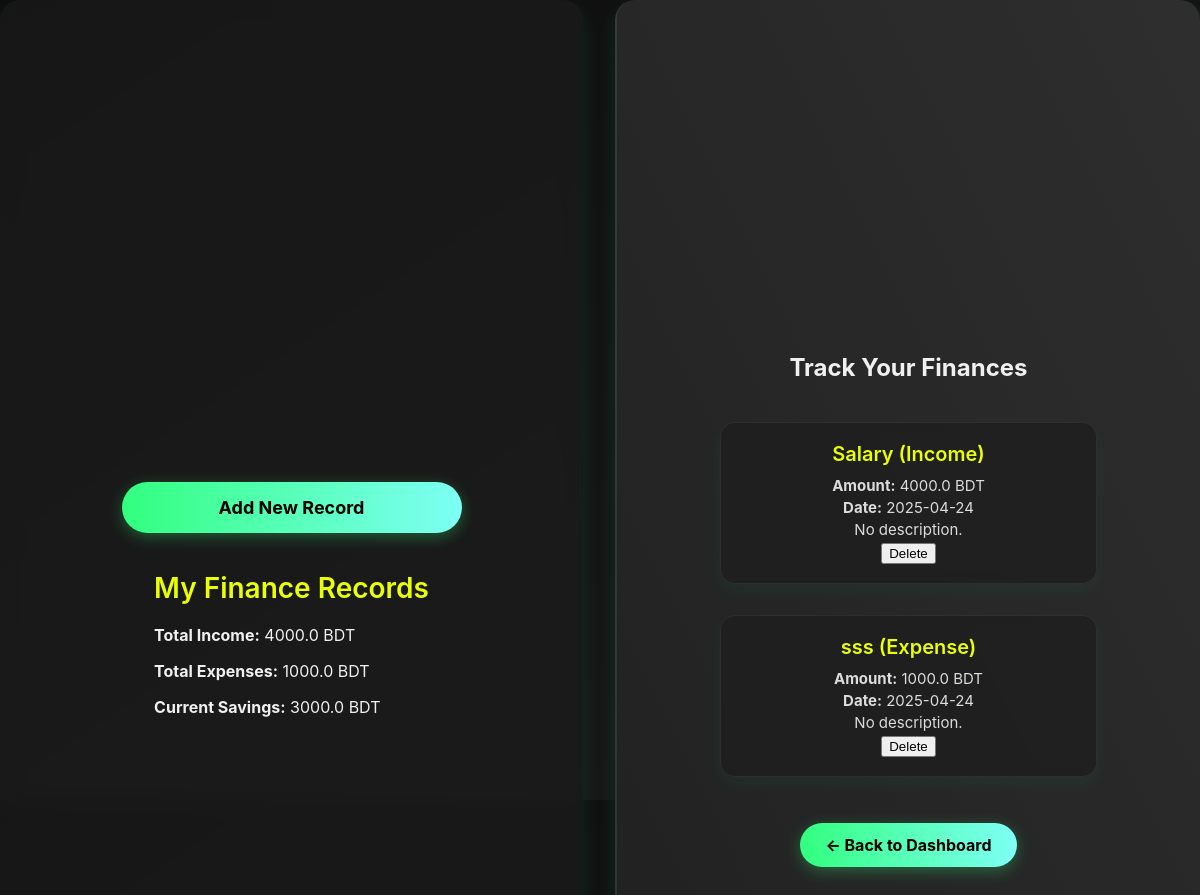
The app's page /finance/view (signed in), older data.
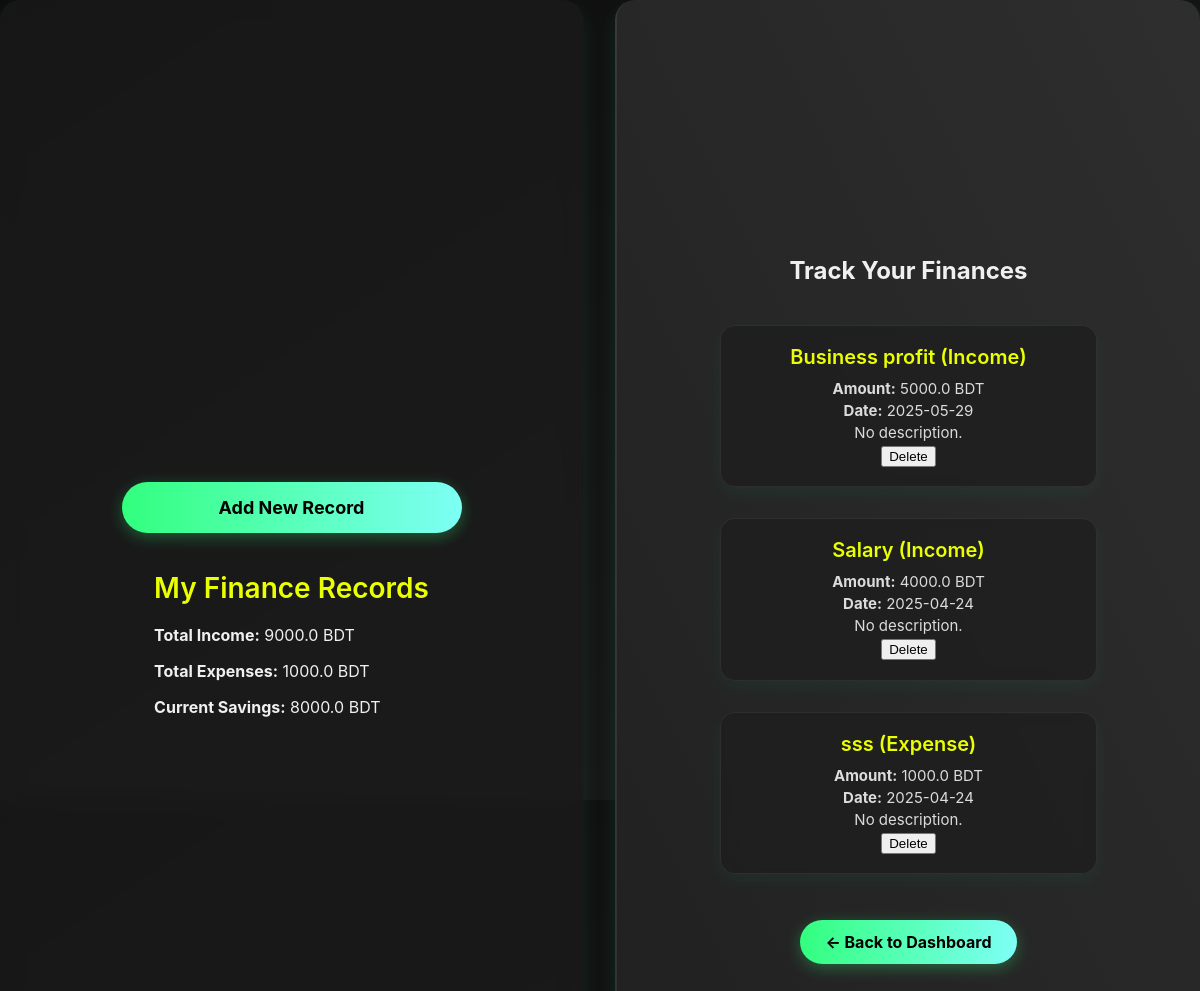
The same page, newer data.
### models/finance.py (models this page shows)
class FinanceRecord(db.Model):
    __tablename__ = 'finance'
    id = db.Column(db.Integer, primary_key=True)
    type = db.Column(db.String(10), nullable=False)  # 'income' or 'expense'
    category = db.Column(db.String(50), nullable=False)
    amount = db.Column(db.Float, nullable=False)
    date = db.Column(db.Date, default=date.today)
    description = db.Column(db.Text)
    user_id = db.Column(db.Integer, db.ForeignKey('user.id'), nullable=False)

### routes/finance.py (the view)
@finance_bp.route('/view')
@login_required
def view_finances():
    records = FinanceRecord.query.filter_by(user_id=current_user.id).order_by(FinanceRecord.date.desc()).all()
    total_income = sum(r.amount for r in records if r.type == 'income')
    total_expense = sum(r.amount for r in records if r.type == 'expense')
    savings = total_income - total_expense
    return render_template('finance/view_records.html', records=records,
                           total_income=total_income,
                           total_expense=total_expense,
                           savings=savings)

### app.py (called while the page is built)
@login_manager.user_loader
def load_user(user_id):
    return User.query.get(int(user_id))

### templates/finance/view_records.html (shortened to what this page needs)
<!DOCTYPE html>
<html lang="en">
<head>
    <link rel="stylesheet" href="{{ url_for('static', filename='css/styles.css') }}">
</head>
<body>
    <div class="container">
        <div class="left-panel">
            <a href="{{ url_for('finance.add_finance') }}" class="dashboard-btn">Add New Record</a>
            <div class="left-column">
                <h2>My Finance Records</h2>
                <p><strong>Total Income:</strong> {{ total_income }} BDT</p>
                <p><strong>Total Expenses:</strong> {{ total_expense }} BDT</p>
                <p><strong>Current Savings:</strong> {{ savings }} BDT</p>
            </div>
        </div>
        <div class="right-panel">
            <h2>Track Your Finances</h2>
            {% if records %}
                <div class="goal-list">
                    {% for r in records %}
                    <div class="goal-card">
                        <h3>{{ r.category }} ({{ r.type|capitalize }})</h3>
                        <p><strong>Amount:</strong> {{ r.amount }} BDT</p>
                        <p><strong>Date:</strong> {{ r.date }}</p>
                        <p>{{ r.description or 'No description.' }}</p>
                        <form method="POST" action="{{ url_for('finance.delete_finance', record_id=r.id) }}">
                            <button type="submit">Delete</button>
                        </form>
                    </div>
                    {% endfor %}
                </div>
                {% else %}
                <p>No finance records yet.</p>
                {% endif %}
                <a href="{{ url_for('main.dashboard') }}" class="back-dashboard-btn">← Back to Dashboard</a>
        </div>
    </div>
</body>
</html>

Row changes from the older to the newer data that the page shows:
added FinanceRecord: category "Business profit", type "Income", amount "5000.0", date "2025-05-29", description "No description."
Text that changed along with them:
{{ total_income }}: "4000.0" → "9000.0"
{{ savings }}: "3000.0" → "8000.0"
